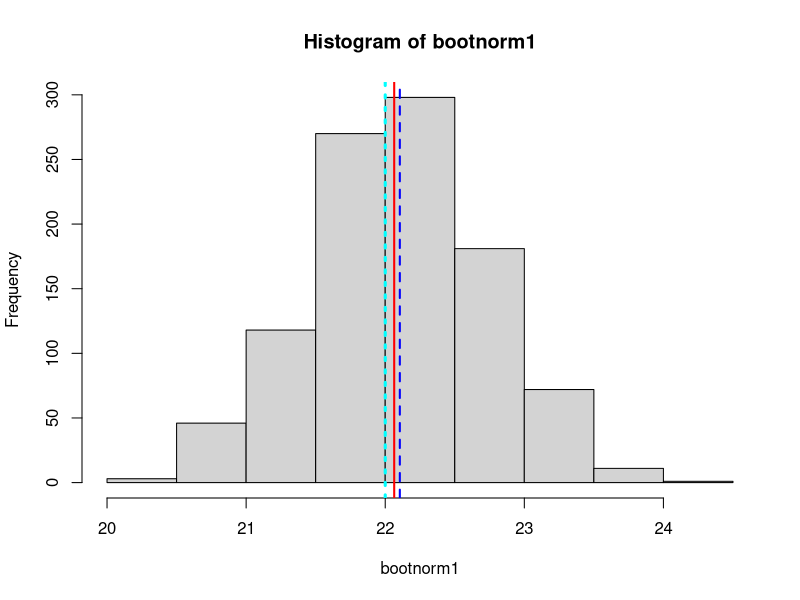
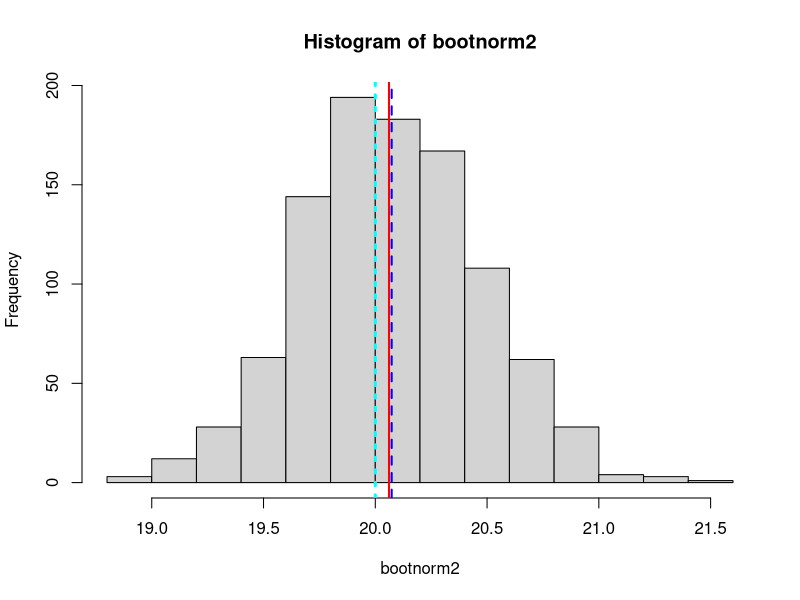
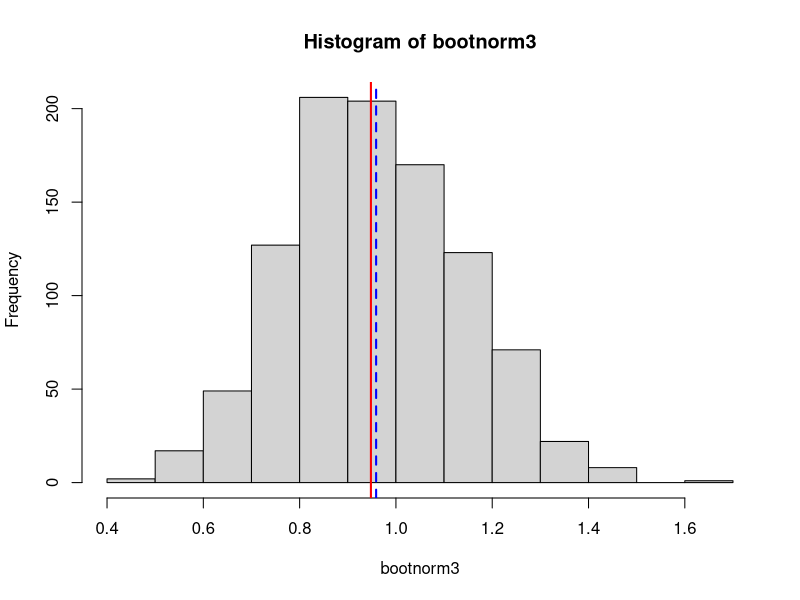
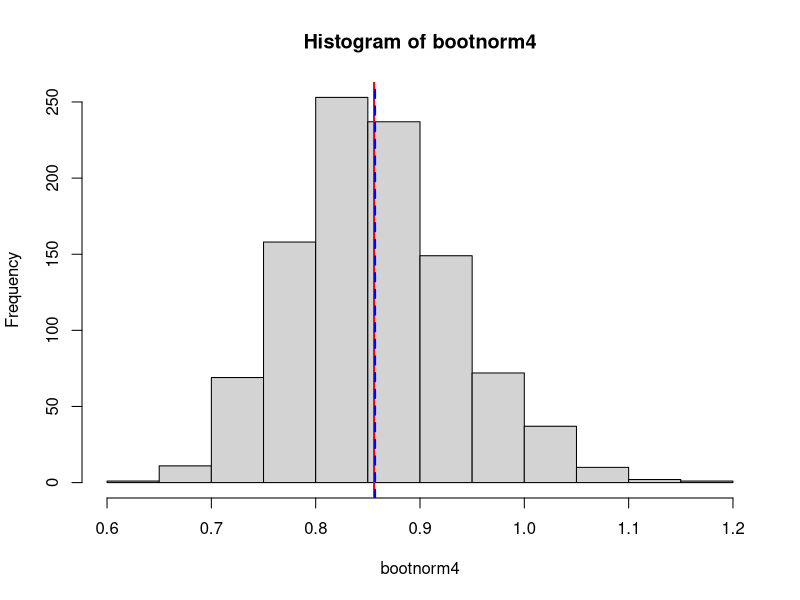

The R source for these figures, in order:
## ---- chunk 1
x1<-rnorm(50,22,5) # generates 50 random normal obs from a population of mean = 22 and sd = 5
xbar1<-mean(x1) # Mean of the random sample.
xbar1
# The sample mean is different than the population mean of 22!
nsims<-1000
bootnorm1<-numeric(nsims) # Making sure the nsims is numeric and of the correct length.

# The loop below is a for loop that populates bootnorm1 with 1000 means of the ranodom sample of the rnorm sample.
for(i in 1:nsims){
        temp<-sample(x1,50,replace = TRUE)
        bootnorm1[i]<-mean(temp)
        
}
summary(bootnorm1) # Checking to make sure bootnorm1 makes sense.

hist(bootnorm1) # Histogram showing the distribution of the 1000 means sampled.

sd(bootnorm1)
sd(x1)
sd(x1)/sqrt(50)

## The sd of bootnorm1 is very close but not the same as the expected sd from the central limit theorem!
## Clearly demostrating the central limit theorem as the distribution of the means is normal close to centered on the mean of the original sample.

abline(v=xbar1,col="red",lwd=2)
abline(v=mean(bootnorm1),col="blue",lwd=2,lty=2)
abline(v=22,col="cyan",lwd=3,lty=3)
est.bias<-xbar1-mean(bootnorm1)
est.bias
## There is bias however noting the small difference between the blue and red lines. And you can see (lite blue dashed line) that the population mean was 22 and the sample does not have exactly the same mean.
## ---- chunk 2
x2<-rnorm(100,20,4) # generates 100 random normal obs from a population of mean = 20 and sd = 4
xbar2<-mean(x2)
xbar2
nsims<-1000
bootnorm2<-numeric(nsims)

for(i in 1:nsims){
        temp<-sample(x2,100,replace = TRUE)
        bootnorm2[i]<-mean(temp)
        
}
summary(bootnorm2)

hist(bootnorm2)

sd(bootnorm2)
sd(x2)
sd(x2)/sqrt(100)

## The sd of bootnorm2 is very close but not the same as the expected sd from the central limit theorem!
## Clearly demostrating the central limit theorem as the distribution of the means is normal close to centered on the mean of the original sample.

abline(v=xbar2,col="red",lwd=2)
abline(v=mean(bootnorm2),col="blue",lwd=2,lty=2)
abline(v=20,col="cyan",lwd=3,lty=3)
est.bias<-xbar2-mean(bootnorm2)
est.bias
## There is bias however noting the small difference between the blue and red lines. And you can see (lite blue dashed line) that the population mean was 20 and the sample does not have exactly the same mean.
## ---- chunk 3
x3<-rexp(50) # generates 50 random exponential obs
xbar3<-mean(x3)
xbar3
nsims<-1000
bootnorm3<-numeric(nsims)

for(i in 1:nsims){
        temp<-sample(x3,50,replace = TRUE)
        bootnorm3[i]<-mean(temp)
        
}
summary(bootnorm3)

hist(bootnorm3)

sd(bootnorm3)
sd(x3)
sd(x3)/sqrt(50)

## The sd of bootnorm3 is very close but not the same as the expected sd from the central limit theorem!
## Clearly demostrating the central limit theorem as the distribution of the means is normal close to centered on the mean of the original sample.

abline(v=xbar3,col="red",lwd=2)
abline(v=mean(bootnorm3),col="blue",lwd=2,lty=2)
est.bias<-xbar3-mean(bootnorm3)
est.bias
## There is bias however but less with a larger sample size.

## ---- chunk 4
x4<-rexp(100) # generates 100 random exponential obs
xbar4<-mean(x4)
xbar4
nsims<-1000
bootnorm4<-numeric(nsims)

for(i in 1:nsims){
        temp<-sample(x4,100,replace = TRUE)
        bootnorm4[i]<-mean(temp)
        
}
summary(bootnorm4)

hist(bootnorm4)

sd(bootnorm4)
sd(x4)
sd(x4)/sqrt(100)

## The sd of bootnorm4 is very close but not the same as the expected sd from the central limit theorem!
## Clearly demostrating the central limit theorem as the distribution of the means is normal close to centered on the mean of the original sample.

abline(v=xbar4,col="red",lwd=2)
abline(v=mean(bootnorm4),col="blue",lwd=2,lty=2)
est.bias<-xbar4-mean(bootnorm4)
est.bias
## There is bias however but less with a larger sample size.

